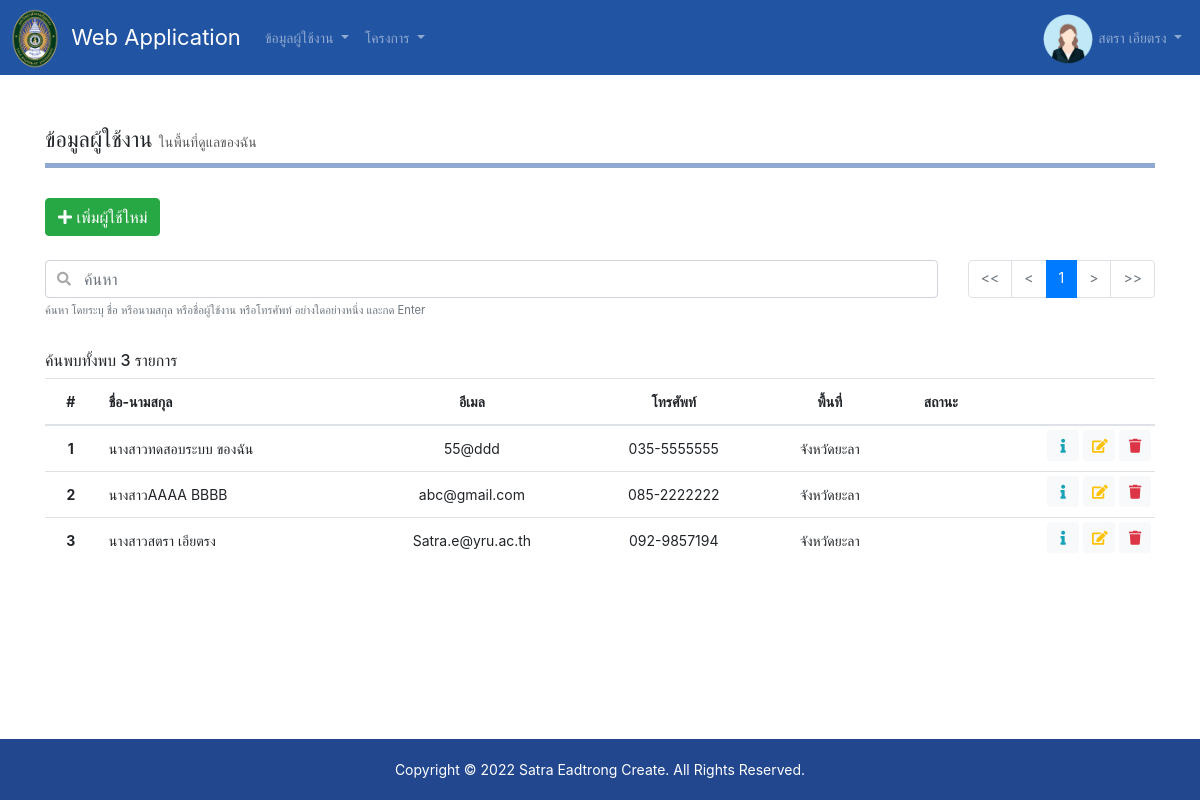
Before: /?page=aduser-user (signed in) with the older database file.
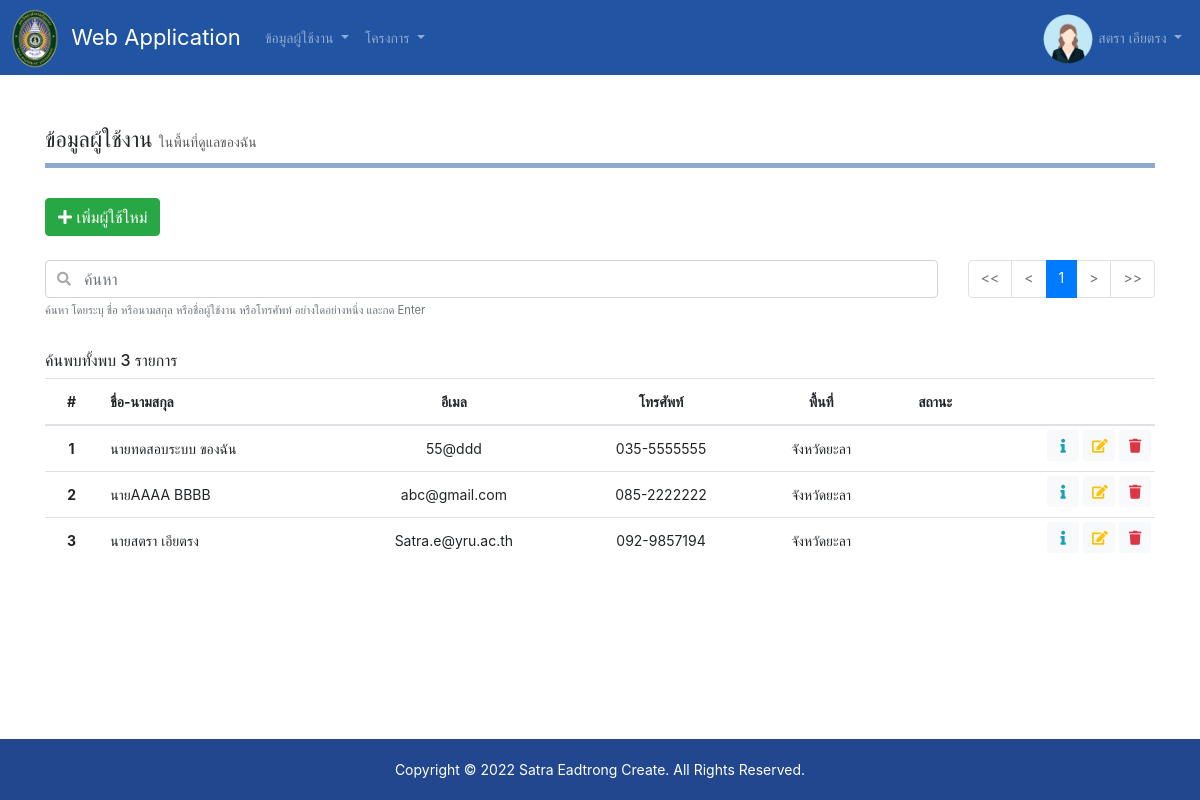
After: the same page with the newer database file.
### tables this page shows
CREATE TABLE `user` (
  `user_id` int(11) NOT NULL,
  `user_name` varchar(255) NOT NULL,
  `user_lname` varchar(255) NOT NULL,
  `item_prefix_id` int(11) NOT NULL,
  `email` varchar(255) NOT NULL,
  `password` varchar(255) NOT NULL,
  `phone` varchar(255) NOT NULL,
  `image` varchar(255) NOT NULL,
  `status` varchar(255) NOT NULL,
  `user` int(255) NOT NULL,
  `date` datetime DEFAULT NULL
);

CREATE TABLE `item_prefix` (
  `item_prefix_id` int(11) NOT NULL,
  `item_prefix_name` varchar(255) NOT NULL,
  `user` int(11) NOT NULL,
  `date` datetime NOT NULL
);

CREATE TABLE `province` (
  `province_id` varchar(2) NOT NULL COMMENT 'รหัสจังหวัด',
  `province_name_thai` varchar(200) NOT NULL COMMENT 'ชื่อจังหวัดภาษาไทย',
  `province_name_eng` varchar(200) NOT NULL COMMENT 'ชื่อจังหวัดภาษาอังกฤษ'
);

### php/config.all.php (called while the page is built, shortened)
<?php
    if( $_SERVER["HTTP_HOST"]=="pts.yru.ac.th" ) {
        $ROOT = "/pts/";
        $MODE = "production";
        $HOST = "localhost";
        $USER = "";
        $PASS = "";
        $DBNAME = "";
    } else {
        $HOST = "localhost";
        $USER = "root";
        $PASS = "";
        $DBNAME = "db_projectapi";
    }
    $DATABASE = new Database($HOST, $USER, $PASS, $DBNAME);
	$GLOBAL = array(
		"ALLOW_SIZE"=>10,
		"ALLOW_PDF"=>array("pdf"),
		"ALLOW_IMAGE"=>array("png", "jpg", "jpeg", "gif"),
        "ALLOW_DOC"=>array("pdf", "doc", "docx", "jpg", "png", "xls", "xlsx"),
        "SHOW"=>50,
        "PAGE_SHOW"=>7,
        "YEAR_FARM"=>100
    );
    $USER = GetUser();

### php/class.database.php (called while the page is built, shortened)
<?php
	class Database {
		var $host = null;
		var $user = null;
		var $pass = null;
		var $dbname = null;
		var $charset = null;
		var $conn = null;
		public function __construct($host, $user, $pass, $dbname, $charset="UTF8") {
			$this->host = $host;
			$this->user = $user;
			$this->pass = $pass;
			$this->dbname = $dbname;
			$this->charset = $charset;
		}
		public function Close() {
			if(!$this->conn->connect_error) return $this->conn->close();
			return null;
		}
		private function Connect() {
			$host = $this->host;
			$user = $this->user;
			$pass = $this->pass;
			$dbname = $this->dbname;
			$this->conn = @new mysqli( $host , $user , $pass, $dbname );
			$this->conn->query("SET NAMES ".$this->charset);
			$this->conn->query("SET sql_mode = 'NO_AUTO_CREATE_USER,NO_ENGINE_SUBSTITUTION'");
		}
		public function Query($sql) {
			$q = $this->conn->query($sql);
			return $q;
		}
		public function QueryObj($sql, $index="") {
			$obj = array();
			$result = $this->Query($sql);
			while($row = $result->fetch_assoc()) {
				if($index=="") $obj[] = $row;
                else $obj[$row[$index]] = $row;
			}
			return $obj;
		}
	}

### php/func.php (called while the page is built, shortened)
<?php
    function GetUser() {
    	global $DATABASE;
    	$email = @$_SESSION["email"];
    	$password = @$_SESSION["password"];
    	$sql = "
            SELECT
                user.*,
                ip.item_prefix_name
            FROM user
                INNER JOIN item_prefix ip ON ip.item_prefix_id=user.item_prefix_id
            WHERE user.email='".$email."' AND user.password='".$password."' AND user.`status`='Y'
        ";
    	$obj = $DATABASE->QueryObj($sql);
    	if( sizeof($obj)==1 ) {
            unset($obj[0]["password"]);
            $sql = "
                SELECT *
                FROM level
                    LEFT JOIN user_level ON user_level.level_id=level.level_id AND user_level.user_id='".$obj[0]["user_id"]."'
                ORDER BY level.level_id
            ";
            $obj2 = $DATABASE->QueryObj($sql);
            $obj[0]["level"] = array();
            foreach($obj2 as $row) {
                $obj[0]["level"][$row["program_code"]] = ($row["user_id"]==$obj[0]["user_id"])? "Y" : "N";
            }
    		return $obj[0];
    	}
    	return null;
    }

### php/autoload.php (called while the page is built, shortened)
<?php
    include_once("class.database.php");
    include_once("func.php");
    include_once("config.all.php");

### pages/aduser-user/view.php (the view, shortened to what the changed rows need)
<?php
    $p = @$_GET["p"]*1; if($p==0) $p = 1;
    $condition_search = "";
    $sql = "
        SELECT
            u.*,
            ip.item_prefix_name
        FROM user u
            INNER JOIN item_prefix ip ON ip.item_prefix_id = u.item_prefix_id
        WHERE u.user_id IN (
                SELECT
                    ua.user_id
                FROM user_area ua
                WHERE ua.province_id IN (SELECT province_id FROM user_area WHERE user_id='".$USER["user_id"]."' AND is_admin='Y')
            )
            ".$condition_search."
        ORDER BY u.user_id DESC
    ";
    $show = $GLOBAL["SHOW"];
    $all = sizeof( $DATABASE->QueryObj($sql) );
    $start = ($p-1)*$show;
    $objData = $DATABASE->QueryObj($sql." LIMIT ".$start.", ".$show);
?>
<div id="content-body">
    <div class="table-responsive">
        <table class="table">
            <thead>
                <tr>
                    <th scope="col" class="text-center">#</th>
                    <th scope="col">ชื่อ-นามสกุล</th>
                    <th scope="col" class="text-center">อีเมล</th>
                    <th scope="col" class="text-center">โทรศัพท์</th>
                    <th scope="col" class="text-center">พื้นที่</th>
                    <th scope="col" class="text-center">สถานะ</th>
                    <th scope="col"></th>
                </tr>
            </thead>
            <tbody>
                <?php
                    foreach($objData as $key=>$row) {
                        $status_ext = array(
                            "Y"=>'<span class="text-success"><i class="fas fa-check"></i> ใช้งาน</span>',
                            "N"=>'<span class="text-danger"><i class="fas fa-times"></i> ไม่ใช้งาน</span>'
                        );
                        $area = "";
                        $sql = "
                            SELECT
                                user_area.*,
                                province.province_name_thai
                            FROM user_area
                                INNER JOIN province ON province.province_id=user_area.province_id
                            WHERE user_area.user_id='".$row["user_id"]."'
                            ORDER BY province.province_name_thai
                        ";
                        $obj = $DATABASE->QueryObj($sql);
                        if( sizeof($obj)==0 ) $area = '<span class="text-danger">ไม่มีสิทธิ์เข้าถึงพื้นที่</span>';
                        else {
                            $areas = '';
                            foreach($obj as $key2=>$row2) {
                                if($key2==0) $area = "จังหวัด".$row2["province_name_thai"];
                                else {
                                    if($key2==1) $area .= " ...";
                                }
                                $admin = ( $row2["is_admin"]=="Y" ) ? "แอดมิน" : "อาสา";
                                $areas .= '<b>'.$admin.'</b> : จังหวัด'.$row2["province_name_thai"].'<br>';
                            }
                            $area = '
                                <div class="custom-tooltip txt-blue">
                                    '.$area.'
                                    <span class="tooltiptext" style="width:200px; font-size:12px;">
                                        '.$areas.'
                                    </span>
                                </div>
                            ';
                        }
                        echo '
                            <tr data-json="'.htmlspecialchars(json_encode($row)).'">
                                <th class="text-center order">'.(($show*($p-1))+($key+1)).'</th>
                                <td>'.$row["item_prefix_name"].''.$row["user_name"].' '.$row["user_lname"].'</td>
                                <td class="text-center">'.$row["email"].'</td>
                                <td class="text-center">'.$row["phone"].'</td>
                                <td class="text-center">'.$area.'</td>
                                <td class="text-center">'.$status_ext[$row["status"]].'</td>
                                <td class="p-0 pt-1 pr-1 text-right">
                                    <a href="./?page=aduser-user-data&user_id='.$row["user_id"].'" title="เปิดดูรายละเอียด" class="btn-open btn btn-light text-info btn-sm">
                                        <i class="fa fa-info"></i>
                                    </a>
                                    <button title="แก้ไข" class="btn-edit btn btn-light text-warning btn-sm" style="width: 32px">
                                        <i class="fa fa-edit"></i>
                                    </button>
                                    <button title="ลบผู้ใช้รายนี้" class="btn-del btn btn-light text-danger btn-sm">
                                        <i class="fa fa-trash"></i>
                                    </button>
                                </td>
                            </tr>
                        ';
                    }
                ?>
            </tbody>
        </table>
    </div>
</div>

Changed rows visible on the page:
changed through a linked row, user "ทดสอบระบบ": item_prefix.item_prefix_name "นางสาว" → "นาย"
changed through a linked row, user "AAAA": item_prefix.item_prefix_name "นางสาว" → "นาย"
changed through a linked row, user "สตรา": item_prefix.item_prefix_name "นางสาว" → "นาย"
